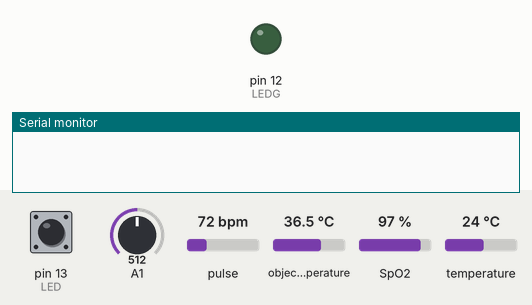
Simulated run of this sketch. Board: Arduino Uno, built with avr-gcc and run on an emulated ATmega328P. Parts: output pins drawn as LEDs (lit = HIGH), the last lines printed to the serial monitor. Inputs (shaded band) come from the test bench; at power-on: pin 13 (LED) HIGH, A1 = 512, pulse 72 bpm, object temperature 36.5 °C, SpO2 97 %, temperature 24 °C. The local clock reads 2024-03-15 10:24:30 at power-on unless the sketch sets it.

Above: at 0.1 s.
At 4.6 s:
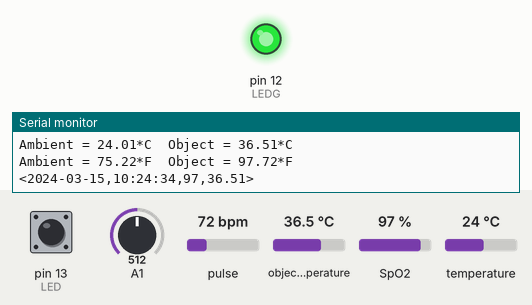
Timing chart, 0 to 6.1 s (numbered marks = the images above):
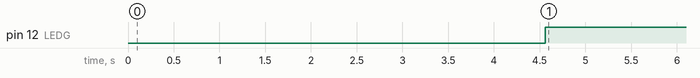

The sketch:

rasp_connect.ino
```cpp
// (licence header left out)
#include <Adafruit_MLX90614.h>
#include <Wire.h>
#include "MAX30100_PulseOximeter.h"
#include <DS3231.h>

DS3231  rtc(SDA, SCL);

Adafruit_MLX90614 mlx = Adafruit_MLX90614();

#define REPORTING_PERIOD_MS     1000
#define MEASURING_PERIOD_MS     5000

// PulseOximeter is the higher level interface to the sensor
// it offers:
//  * beat detection reporting
//  * heart rate calculation
//  * SpO2 (oxidation level) calculation
PulseOximeter pox;

uint32_t tsLastReport = 0, t_first_val=0;
int LED=13;
int LEDG=12;
// Callback (registered below) fired when a pulse is detected

String date_str,time_str;

Time t;

void onBeatDetected()
{
    //Serial.println("beat");
    digitalWrite(LED,!digitalRead(LED));
    }

void setup()
{
    Serial.begin(9600);
    rtc.begin();

    mlx.begin();
    //Serial.print("Initializing pulse oximeter..");


    //rtc.setDOW(WEDNESDAY);     // Set Day-of-Week to SUNDAY
    //rtc.setTime(11, 54, 0);     // Set the time to 12:00:00 (24hr format)
    //rtc.setDate(5,8, 2020);   // Set the date to January 1st, 2014


    // Initialize the PulseOximeter instance
    // Failures are generally due to an improper I2C wiring, missing power supply
    // or wrong target chip
    if (!pox.begin()) {
        //Serial.println("FAILED");

        for(;;);
    } else {
        //Serial.println("SUCCESS");
    }
    pinMode(LEDG,OUTPUT);
    // The default current for the IR LED is 50mA and it could be changed
    //   by uncommenting the following line. Check MAX30100_Registers.h for all the
    //   available options.
    pox.setIRLedCurrent(MAX30100_LED_CURR_7_6MA);

    // Register a callback for the beat detection
    pox.setOnBeatDetectedCallback(onBeatDetected);

}
int f=0,g=0;
float tempc;
int ldr;
int sp,bpm;
int c;
String rasp="";

void loop()
{


    ldr=analogRead(A1);
    // Make sure to call update as fast as possible
    if(ldr<40){
      //digitalWrite(LED,HIGH);
    }
    else{
      //digitalWrite(LED,LOW);
    }
    //Serial.print(".");
    pox.update();

    // Asynchronously dump heart rate and oxidation levels to the serial
    // For both, a value of 0 means "invalid"
    if (millis() - tsLastReport > REPORTING_PERIOD_MS) {
      //Serial.println(pox.getSpO2());
      if(pox.getSpO2()>60 && pox.getSpO2()<101)
      {
        t = rtc.getTime();
        time_str= rtc.getTimeStr();

        if(g==1)
        {
        c=c+1;
        }
        //Serial.println(c);
        if(c==3)
        {f=1;}

        if(f==1 && g==1){
          bpm=pox.getHeartRate();
        sp=pox.getSpO2();
//        Serial.print("date:");
//        Serial.print(date_str);
//        Serial.print(" time:");
//        Serial.print(time_str);
//        Serial.print(" Heart rate:");
//        Serial.print(bpm);
//        Serial.print("bpm / SpO2:");

//        Serial.print(sp);
//        Serial.print("%");
//        Serial.print("  TEMP:");
//        Serial.print(tempc);
//        Serial.println("°C");
           Serial.print("Ambient = "); Serial.print(mlx.readAmbientTempC());
  Serial.print("*C\tObject = "); Serial.print(mlx.readObjectTempC()); Serial.println("*C");
  Serial.print("Ambient = "); Serial.print(mlx.readAmbientTempF());
  Serial.print("*F\tObject = "); Serial.print(mlx.readObjectTempF()); Serial.println("*F");
        //Serial.println(String(t));
        char date_str[30];
        sprintf(date_str,"%04u-%02u-%02u",t.year,t.mon,t.date);
        rasp="<" + String(date_str) + "," + time_str + "," + sp + "," + String(mlx.readObjectTempC()) +">";
        Serial.println(rasp);
        digitalWrite(LEDG,HIGH);
        c=0;
        f=0;
        g=0;
        }
        tsLastReport = millis();
    }
    else{g=1; c=0; digitalWrite(LEDG,LOW);}
    }
}
```

Measured:
- by itself, pin 12 (LEDG): LOW → HIGH at 4.6 s
